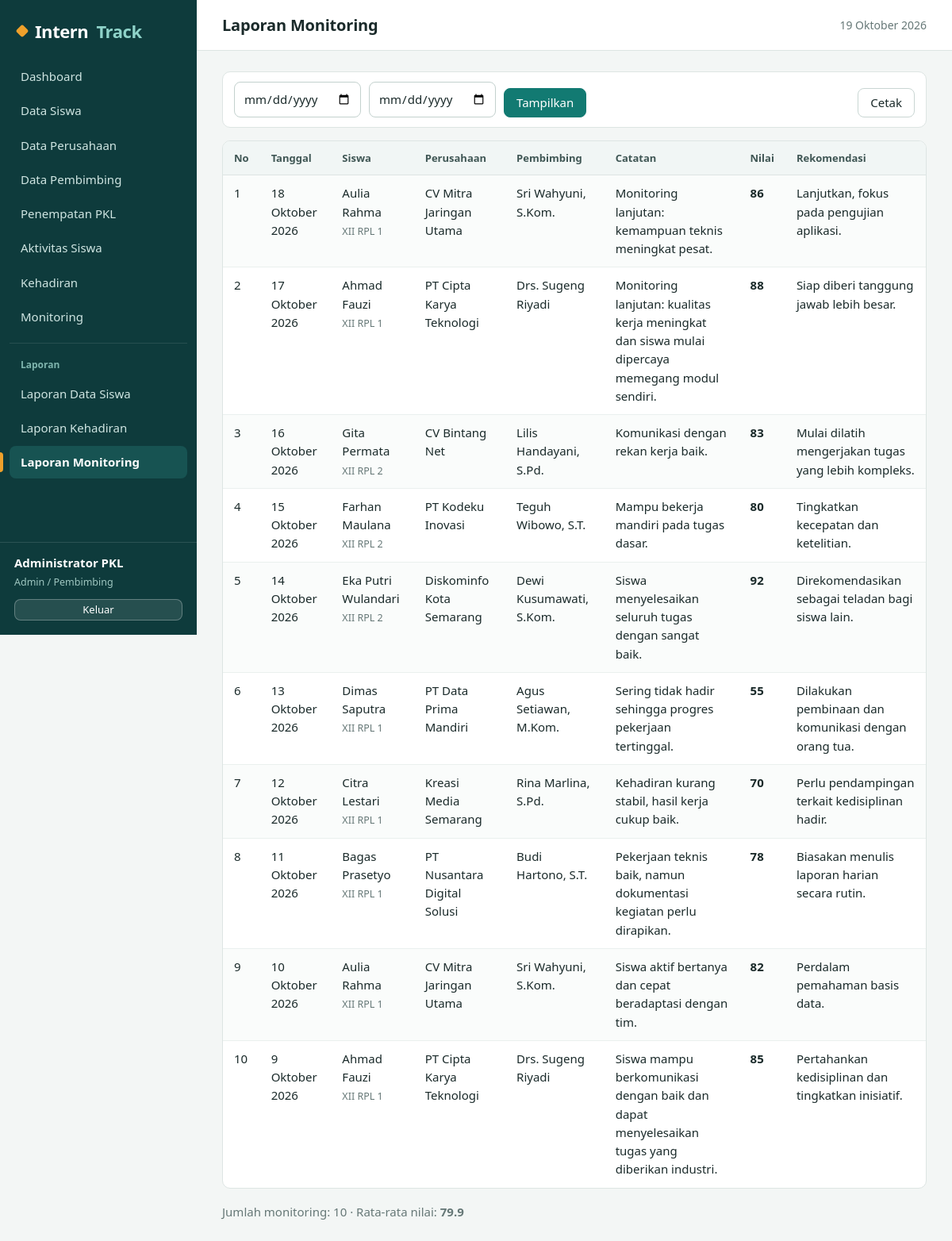
Page /laporan/monitoring.php (signed in) on the committed database.
### tables this page shows
CREATE TABLE monitoring (
  id_monitoring INT AUTO_INCREMENT PRIMARY KEY,
  id_penempatan INT NOT NULL,
  id_pembimbing INT NULL,
  tanggal       DATE NOT NULL,
  catatan       TEXT NOT NULL,
  nilai         TINYINT UNSIGNED NOT NULL,
  rekomendasi   TEXT,
  CONSTRAINT chk_nilai CHECK (nilai BETWEEN 0 AND 100),
  CONSTRAINT fk_mon_pen FOREIGN KEY (id_penempatan) REFERENCES penempatan(id_penempatan) ON DELETE CASCADE,
  CONSTRAINT fk_mon_pbb FOREIGN KEY (id_pembimbing) REFERENCES pembimbing(id_pembimbing) ON DELETE SET NULL
);

CREATE TABLE siswa (
  id_siswa INT AUTO_INCREMENT PRIMARY KEY,
  id_user  INT NOT NULL UNIQUE,
  nis      VARCHAR(20)  NOT NULL UNIQUE,
  nama     VARCHAR(100) NOT NULL,
  kelas    VARCHAR(20),
  jurusan  VARCHAR(60),
  no_hp    VARCHAR(20),
  alamat   VARCHAR(255),
  CONSTRAINT fk_siswa_user FOREIGN KEY (id_user) REFERENCES users(id_user) ON DELETE CASCADE
);

CREATE TABLE perusahaan (
  id_perusahaan   INT AUTO_INCREMENT PRIMARY KEY,
  nama_perusahaan VARCHAR(120) NOT NULL,
  alamat          VARCHAR(255),
  bidang          VARCHAR(100),
  kontak          VARCHAR(30)
);

CREATE TABLE pembimbing (
  id_pembimbing INT AUTO_INCREMENT PRIMARY KEY,
  nip           VARCHAR(25),
  nama          VARCHAR(100) NOT NULL,
  no_hp         VARCHAR(20),
  bidang        VARCHAR(80)
);

### config/app.php (called while the page is built, shortened)
<?php
function e($v): string { return htmlspecialchars((string)$v, ENT_QUOTES, 'UTF-8'); }
function tgl_id(?string $d): string
{
    $bln = ['', 'Januari', 'Februari', 'Maret', 'April', 'Mei', 'Juni', 'Juli', 'Agustus', 'September', 'Oktober', 'November', 'Desember'];
    $t = strtotime($d);
    return date('j', $t) . ' ' . $bln[(int)date('n', $t)] . ' ' . date('Y', $t);
}

### laporan/monitoring.php (the view, shortened to what this page needs)
<?php
require_once __DIR__ . '/../config/app.php';
$pdo = db();
$dr = $_GET['dari'] ?? ''; $sd = $_GET['sampai'] ?? '';
$w = ['1=1']; $pr = [];
$st = $pdo->prepare(
    'SELECT m.*, s.nis, s.nama, s.kelas, pr.nama_perusahaan, pb.nama AS pembimbing
     FROM monitoring m
     JOIN penempatan p ON p.id_penempatan = m.id_penempatan
     JOIN siswa s ON s.id_siswa = p.id_siswa
     JOIN perusahaan pr ON pr.id_perusahaan = p.id_perusahaan
     LEFT JOIN pembimbing pb ON pb.id_pembimbing = m.id_pembimbing
     WHERE ' . implode(' AND ', $w) . ' ORDER BY m.tanggal DESC, s.nama'
);
$st->execute($pr);
$rows = $st->fetchAll();
$rata = $rows ? round(array_sum(array_column($rows, 'nilai')) / count($rows), 1) : 0;
include __DIR__ . '/../includes/header.php';
?>
<form class="toolbar" method="get">
    <div class="fg"><input type="date" name="dari" value="<?= e($dr) ?>" title="Dari tanggal"></div>
    <div class="fg"><input type="date" name="sampai" value="<?= e($sd) ?>" title="Sampai tanggal"></div>
    <button class="btn btn-primary" type="submit">Tampilkan</button>
    <button class="btn toolbar-r" type="button" onclick="window.print()">Cetak</button>
</form>
<div class="table-wrap"><table class="tbl">
    <tr><th>No</th><th>Tanggal</th><th>Siswa</th><th>Perusahaan</th><th>Pembimbing</th><th>Catatan</th><th>Nilai</th><th>Rekomendasi</th></tr>
    <?php foreach ($rows as $i => $r): ?>
    <tr><td><?= $i + 1 ?></td><td><?= tgl_id($r['tanggal']) ?></td><td><?= e($r['nama']) ?><br><small class="muted-t"><?= e($r['kelas']) ?></small></td>
        <td><?= e($r['nama_perusahaan']) ?></td><td><?= e($r['pembimbing'] ?? '-') ?></td><td><?= e($r['catatan']) ?></td><td><b><?= (int)$r['nilai'] ?></b></td><td><?= e($r['rekomendasi']) ?></td></tr>
    <?php endforeach; if (!$rows): ?><tr><td colspan="8" class="empty">Tidak ada data.</td></tr><?php endif; ?>
</table></div>
<p class="muted-t">Jumlah monitoring: <?= count($rows) ?> &middot; Rata-rata nilai: <b><?= $rata ?></b></p>
<?php include __DIR__ . '/../includes/footer.php'; ?>

### assets/css/style.css (style rules this page uses)
:root { --ink:#0E3B3C; --ink-2:#175352; --teal:#127A72; --teal-d:#0C5D57; --teal-l:#E3F1EE; --amber:#EFA02B; --amber-l:#FDF1DC; --bg:#F3F6F5; --card:#fff; --line:#DDE5E3; --tx:#1A2A2A; --mut:#667877; --ok:#14633A; --ok-l:#E1F4E8; --info:#1D5A87; --info-l:#E0EEF8; --warn:#8A5A00; --warn-l:#FDF0D5; --bad:#9C2B1F; --bad-l:#FBE4E1; --muted-l:#ECEFEE; --r:10px; --font:"Segoe UI Variable Text","Segoe UI",system-ui,-apple-system,"Helvetica Neue",Arial,sans-serif; }
* { box-sizing:border-box }
html { -webkit-text-size-adjust:100% }
body { margin:0;font:15px/1.55 var(--font);color:var(--tx);background:var(--bg);display:flex;min-height:100vh }
.toolbar { display:flex;gap:10px;flex-wrap:wrap;align-items:flex-end;margin-bottom:16px;background:#fff;border:1px solid var(--line);border-radius:var(--r);padding:12px 14px }
.toolbar .fg { margin:0 }
.toolbar-r { margin-left:auto }
.btn { display:inline-flex;align-items:center;justify-content:center;gap:6px;border:1px solid #c9d6d3;background:#fff;color:var(--tx);padding:8px 15px;border-radius:8px;cursor:pointer;font:inherit;font-weight:500;text-decoration:none;line-height:1.3;transition:background .15s,border-color .15s }
.btn-primary { background:var(--teal);border-color:var(--teal);color:#fff }
.fg { margin-bottom:15px }
input,select,textarea { width:100%;padding:9px 11px;border:1px solid #c3d1ce;border-radius:8px;font:inherit;background:#fff;color:var(--tx);transition:border-color .15s,box-shadow .15s }
.toolbar input,.toolbar select { width:auto;min-width:160px }
.table-wrap { overflow-x:auto;border:1px solid var(--line);border-radius:var(--r);background:#fff;margin-bottom:18px }
table.tbl { width:100%;border-collapse:collapse }
.tbl th,.tbl td { padding:11px 14px;border-bottom:1px solid #eaf0ee;text-align:left;vertical-align:top }
.tbl tr:last-child td { border-bottom:0 }
.tbl th { background:#f1f6f5;font-size:13px;font-weight:650;color:#3f5654;white-space:nowrap;border-bottom:1px solid var(--line);position:sticky;top:0 }
.tbl tbody tr:nth-child(even) td,.tbl tr:nth-child(even) td { background:#fafcfb }
.tbl small { font-size:12.5px }
.muted-t { color:var(--mut) }

### rows in the picture
monitoring: tanggal "18 Oktober 2026", siswa.nama "Aulia Rahma", siswa.kelas "XII RPL 1", perusahaan.nama_perusahaan "CV Mitra Jaringan Utama", id_pembimbing.nama "Sri Wahyuni, S.Kom.", catatan "Monitoring lanjutan: kemampuan teknis meningkat pesat.", nilai "86", rekomendasi "Lanjutkan, fokus pada pengujian aplikasi."
monitoring: tanggal "17 Oktober 2026", siswa.nama "Ahmad Fauzi", siswa.kelas "XII RPL 1", perusahaan.nama_perusahaan "PT Cipta Karya Teknologi", id_pembimbing.nama "Drs. Sugeng Riyadi", catatan "Monitoring lanjutan: kualitas kerja meningkat dan siswa mulai dipercaya memegang modul sendiri.", nilai "88", rekomendasi "Siap diberi tanggung jawab lebih besar."
monitoring: tanggal "16 Oktober 2026", siswa.nama "Gita Permata", siswa.kelas "XII RPL 2", perusahaan.nama_perusahaan "CV Bintang Net", id_pembimbing.nama "Lilis Handayani, S.Pd.", catatan "Komunikasi dengan rekan kerja baik.", nilai "83", rekomendasi "Mulai dilatih mengerjakan tugas yang lebih kompleks."
monitoring: tanggal "15 Oktober 2026", siswa.nama "Farhan Maulana", siswa.kelas "XII RPL 2", perusahaan.nama_perusahaan "PT Kodeku Inovasi", id_pembimbing.nama "Teguh Wibowo, S.T.", catatan "Mampu bekerja mandiri pada tugas dasar.", nilai "80", rekomendasi "Tingkatkan kecepatan dan ketelitian."
monitoring: tanggal "14 Oktober 2026", siswa.nama "Eka Putri Wulandari", siswa.kelas "XII RPL 2", perusahaan.nama_perusahaan "Diskominfo Kota Semarang", id_pembimbing.nama "Dewi Kusumawati, S.Kom.", catatan "Siswa menyelesaikan seluruh tugas dengan sangat baik.", nilai "92", rekomendasi "Direkomendasikan sebagai teladan bagi siswa lain."
monitoring: tanggal "13 Oktober 2026", siswa.nama "Dimas Saputra", siswa.kelas "XII RPL 1", perusahaan.nama_perusahaan "PT Data Prima Mandiri", id_pembimbing.nama "Agus Setiawan, M.Kom.", catatan "Sering tidak hadir sehingga progres pekerjaan tertinggal.", nilai "55", rekomendasi "Dilakukan pembinaan dan komunikasi dengan orang tua."
monitoring: tanggal "12 Oktober 2026", siswa.nama "Citra Lestari", siswa.kelas "XII RPL 1", perusahaan.nama_perusahaan "Kreasi Media Semarang", id_pembimbing.nama "Rina Marlina, S.Pd.", catatan "Kehadiran kurang stabil, hasil kerja cukup baik.", nilai "70", rekomendasi "Perlu pendampingan terkait kedisiplinan hadir."
monitoring: tanggal "11 Oktober 2026", siswa.nama "Bagas Prasetyo", siswa.kelas "XII RPL 1", perusahaan.nama_perusahaan "PT Nusantara Digital Solusi", id_pembimbing.nama "Budi Hartono, S.T.", catatan "Pekerjaan teknis baik, namun dokumentasi kegiatan perlu dirapikan.", nilai "78", rekomendasi "Biasakan menulis laporan harian secara rutin."
monitoring: tanggal "10 Oktober 2026", siswa.nama "Aulia Rahma", siswa.kelas "XII RPL 1", perusahaan.nama_perusahaan "CV Mitra Jaringan Utama", id_pembimbing.nama "Sri Wahyuni, S.Kom.", catatan "Siswa aktif bertanya dan cepat beradaptasi dengan tim.", nilai "82", rekomendasi "Perdalam pemahaman basis data."
monitoring: tanggal "9 Oktober 2026", siswa.nama "Ahmad Fauzi", siswa.kelas "XII RPL 1", perusahaan.nama_perusahaan "PT Cipta Karya Teknologi", id_pembimbing.nama "Drs. Sugeng Riyadi", catatan "Siswa mampu berkomunikasi dengan baik dan dapat menyelesaikan tugas yang diberikan industri.", nilai "85", rekomendasi "Pertahankan kedisiplinan dan tingkatkan inisiatif."

### other values in the picture
$m[0] "Dashboard"
$m[0] "Data Siswa"
$m[0] "Data Perusahaan"
$m[0] "Data Pembimbing"
$m[0] "Penempatan PKL"
$m[0] "Aktivitas Siswa"
$m[0] "Kehadiran"
$m[0] "Monitoring"
$m[0] "Laporan"
$m[0] "Laporan Data Siswa"
$m[0] "Laporan Kehadiran"
$m[0] "Laporan Monitoring"
$u['nama'] "Administrator PKL"
$judul "Laporan Monitoring"
count($rows) "10"
